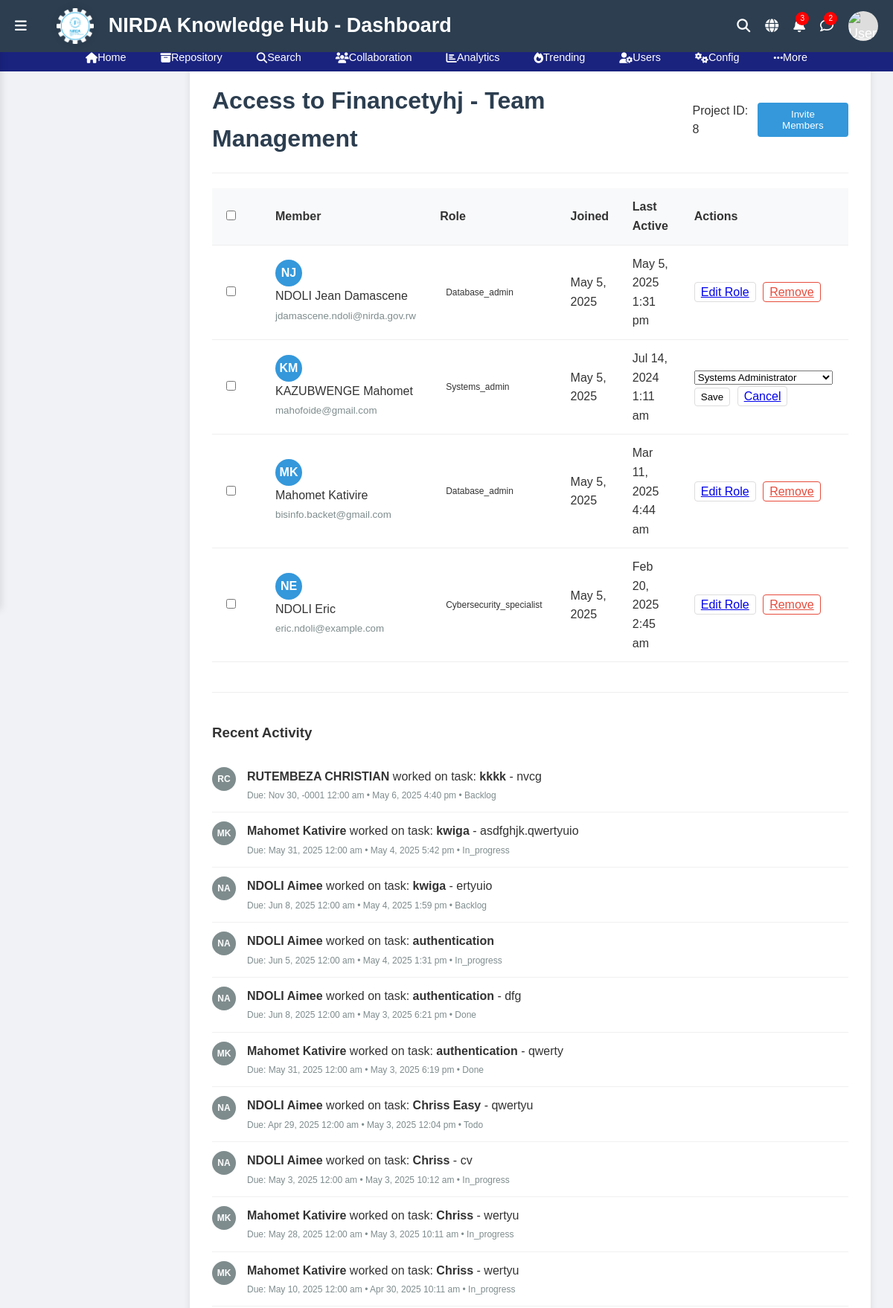
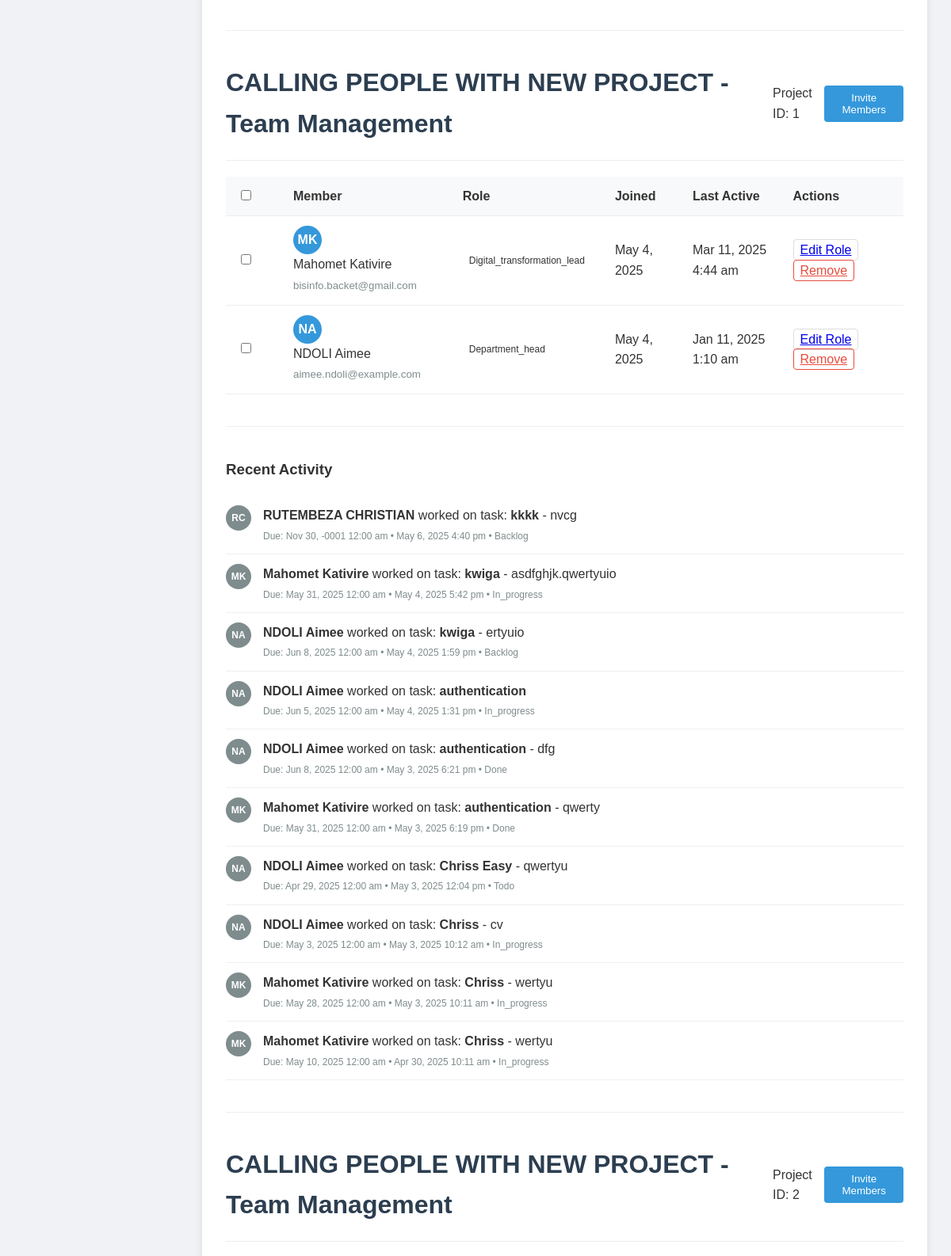
The app's page /CollaborativeProjects/project_members.php?edit_role=1 (upper part) with its own data (2 pictures, top to bottom).
### tables this page shows
CREATE TABLE `projects` (
  `project_id` int(11) NOT NULL,
  `project_name` varchar(100) NOT NULL,
  `description` text DEFAULT NULL,
  `project_template` varchar(100) DEFAULT NULL,
  `start_date` date DEFAULT NULL,
  `end_date` date DEFAULT NULL,
  `goal_title` varchar(255) DEFAULT NULL,
  `goal_description` text DEFAULT NULL,
  `created_by` int(11) DEFAULT NULL,
  `created_at` timestamp NOT NULL DEFAULT current_timestamp()
);

CREATE TABLE `project_members` (
  `member_id` int(12) NOT NULL,
  `project_id` int(11) NOT NULL,
  `user_id` int(11) NOT NULL,
  `role` varchar(50) DEFAULT NULL,
  `joined_at` timestamp NOT NULL DEFAULT current_timestamp()
);

CREATE TABLE `users` (
  `user_id` int(11) NOT NULL,
  `username` varchar(50) NOT NULL,
  `email` varchar(100) NOT NULL,
  `password` varchar(255) NOT NULL,
  `full_name` varchar(100) NOT NULL,
  `role_id` int(11) NOT NULL,
  `department` varchar(100) DEFAULT NULL,
  `division` varchar(100) DEFAULT NULL,
  `unit` varchar(100) DEFAULT NULL,
  `phone_number` varchar(20) DEFAULT NULL,
  `language_preference` enum('English','French','Kinyarwanda') DEFAULT 'English',
  `is_active` tinyint(1) DEFAULT 1,
  `created_at` timestamp NOT NULL DEFAULT current_timestamp(),
  `last_login` timestamp NULL DEFAULT NULL
);

CREATE TABLE `tasks` (
  `id` int(11) NOT NULL,
  `title` varchar(255) NOT NULL,
  `description` text DEFAULT NULL,
  `status` enum('backlog','todo','in_progress','done') DEFAULT 'backlog',
  `priority` enum('low','medium','high') DEFAULT 'medium',
  `assignee_id` int(11) DEFAULT NULL,
  `deadline` date DEFAULT NULL,
  `created_at` timestamp NOT NULL DEFAULT current_timestamp(),
  `updated_at` timestamp NOT NULL DEFAULT current_timestamp() ON UPDATE current_timestamp(),
  `project_id` int(11) DEFAULT NULL
);

### CollaborativeProjects/project_members.php (the view, shortened to what this page needs)
<?php
include('../SchedureEvent/connect.php');
function getAllProjects($connection) {
    $projects = [];
    $query = "SELECT project_id, project_name FROM projects ORDER BY project_name";
    $result = mysqli_query($connection, $query);
    while ($row = mysqli_fetch_assoc($result)) {
        $projects[] = $row;
    }
    return $projects;
}
function getProjectMembers($connection, $project_id = null) {
    $members = [];
    $query = "SELECT
                pm.project_id,
                u.user_id,
                u.full_name,
                u.email,
                u.last_login,
                pm.role,
                pm.joined_at
              FROM project_members pm
              JOIN users u ON pm.user_id = u.user_id";
    if ($project_id !== null) {
        $query .= " WHERE pm.project_id = ?";
        $stmt = $connection->prepare($query);
        $stmt->bind_param("i", $project_id);
        $stmt->execute();
        $result = $stmt->get_result();
    } else {
        $result = mysqli_query($connection, $query);
    }
    while ($row = ($project_id !== null ? $result->fetch_assoc() : mysqli_fetch_assoc($result))) {
        $members[] = $row;
    }
    return $members;
}
function getRecentActivities($connection, $assignee_id = null, $limit = 10) {
    $activities = [];
    $query = "SELECT
                u.user_id,
                u.full_name,
                t.id,
                t.title,
                t.description,
                t.deadline,
                t.created_at AS timestamp,
                t.status
              FROM tasks t
              JOIN users u ON t.assignee_id = u.user_id";
    $query .= " ORDER BY t.created_at DESC LIMIT ?";
    $stmt = $connection->prepare($query);
    if ($assignee_id !== null) {
        $stmt->bind_param("ii", $assignee_id, $limit);
    } else {
        $stmt->bind_param("i", $limit);
    }
    $stmt->execute();
    $result = $stmt->get_result();
    while ($row = $result->fetch_assoc()) {
        $activities[] = $row;
    }
    return $activities;
}
$projects = getAllProjects($connection);
$all_members = getProjectMembers($connection);
$recent_activities = isset($connection) ? getRecentActivities($connection, $_SESSION['user_id'] ?? null, 10) : [];
function getInitials($full_name) {
    $initials = '';
    $parts = explode(' ', trim($full_name));
    foreach ($parts as $part) {
        if (!empty($part)) {
            $initials .= strtoupper(substr($part, 0, 1));
        }
    }
    return substr($initials, 0, 2);
}
function formatDate($dateString) {
    try {
        $date = new DateTime($dateString);
        return $date->format('M j, Y');
    } catch (Exception $e) {
        return 'Invalid date';
    }
}
function formatDateTime($dateTimeString) {
    try {
        $date = new DateTime($dateTimeString);
        return $date->format('M j, Y g:i a');
    } catch (Exception $e) {
        return 'Invalid date/time';
    }
}
?>
<!DOCTYPE html>
<html lang="en">
<head>
</head>
<body>
<?php include("../Internees_task/header.php"); ?>
    <div class="container">
    <?php foreach ($projects as $project): ?>
        <?php
        $project_members = array_filter($all_members, function($m) use ($project) {
            return $m['project_id'] == $project['project_id'];
        });
        ?>
        <div class="header">
            <h1 class="project-title"><?= htmlspecialchars($project['project_name']) ?> - Team Management</h1>
            <p>Project ID: <?= $project['project_id'] ?></p>
            <button class="btn btn-primary"><a href="../CollaborativeProjects/invitemember.php" style="text-decoration: none; color: white;">Invite Members</a></button>
        </div>
        <table class="members-table">
            <thead>
                <tr>
                    <th width="40"><input type="checkbox" id="toggleBulk" onchange="toggleBulkActions()"></th>
                    <th>Member</th>
                    <th>Role</th>
                    <th>Joined</th>
                    <th>Last Active</th>
                    <th>Actions</th>
                </tr>
            </thead>
            <tbody id="membersList">
                <?php foreach ($project_members as $member): ?>
                <tr data-id="<?= $member['user_id'] ?>">
                    <td><input type="checkbox" class="member-checkbox" onchange="updateSelectedCount()"></td>
                    <td>
                        <div class="member-avatar"><?= getInitials($member['full_name']) ?></div>
                        <div class="member-name">
                            <div><?= htmlspecialchars($member['full_name']) ?></div>
                            <small style="color: #7f8c8d;"><?= htmlspecialchars($member['email']) ?></small>
                        </div>
                    </td>
                    <td>
                        <span class="role-badge role-<?= $member['role'] ?>">
                            <?= ucfirst($member['role']) ?>
                        </span>
                    </td>
                    <td><?= formatDate($member['joined_at']) ?></td>
                    <td><?= $member['last_login'] ? formatDateTime($member['last_login']) : 'Never' ?></td>
                    <td>
    <?php if (isset($_GET['edit_role']) && $_GET['edit_role'] == $member['user_id']): ?>
        <form method="post" style="display: inline;">
            <select name="new_role" class="role-dropdown">
                <option value="systems_admin" <?= $member['role'] == 'systems_admin' ? 'selected' : '' ?>>Systems Administrator</option>
            </select>
            <button type="submit" name="update_role" class="action-btn">Save</button>
            <a href="?cancel=1" class="action-btn">Cancel</a>
        </form>
    <?php else: ?>
        <a href="?edit_role=<?= $member['user_id'] ?>" class="action-btn">Edit Role</a>
        <?php if ($member['role'] !== 'manager'): ?>
            <?php if (isset($_GET['confirm_remove']) && $_GET['confirm_remove'] == $member['user_id']): ?>
                <form method="post" style="display: inline;">
                    <input type="hidden" name="member_id" value="<?= $member['user_id'] ?>">
                    <span>Confirm?</span>
                    <button type="submit" name="remove_member" class="action-btn delete">Yes</button>
                    <a href="?cancel=1" class="action-btn">No</a>
                </form>
            <?php else: ?>
                <a href="?confirm_remove=<?= $member['user_id'] ?>" class="action-btn delete">Remove</a>
            <?php endif; ?>
        <?php endif; ?>
    <?php endif; ?>
</td>
                </tr>
                <?php endforeach; ?>
            </tbody>
        </table>
<div class="activity-log">
    <h3>Recent Activity</h3>
    <div id="activityFeed">
        <?php
        $recent_tasks = getRecentActivities($connection, null, 10);
        if (empty($recent_tasks)): ?>
            <p>No recent activity found.</p>
        <?php else: ?>
            <?php foreach ($recent_tasks as $task): ?>
            <div class="activity-item">
                <div class="activity-avatar"><?= getInitials($task['full_name']) ?></div>
                <div class="activity-content">
                    <div>
                        <strong><?= htmlspecialchars($task['full_name']) ?></strong>
                        <?php if ($task['status'] == 'completed'): ?>
                            completed task:
                        <?php else: ?>
                            worked on task:
                        <?php endif; ?>
                        <strong><?= htmlspecialchars($task['title']) ?></strong>
                        <?php if (!empty($task['description'])): ?>
                            - <?= htmlspecialchars($task['description']) ?>
                        <?php endif; ?>
                    </div>
                    <div class="activity-meta">
                        <?php if (!empty($task['deadline'])): ?>
                            <span>Due: <?= formatDateTime($task['deadline']) ?></span>
                            <span>•</span>
                        <?php endif; ?>
                        <span><?= formatDateTime($task['timestamp']) ?></span>
                        <span>•</span>
                        <span class="status-<?= $task['status'] ?>"><?= ucfirst($task['status']) ?></span>
                    </div>
                </div>
            </div>
            <?php endforeach; ?>
        <?php endif; ?>
    </div>
</div>
        <hr style="margin: 40px 0; border: 0; border-top: 1px solid #eee;">
    <?php endforeach; ?>
    </div>
</body>
</html>

### CollaborativeProjects/project_members.php (style rules this page uses)
body { font-family: 'Segoe UI', Tahoma, Geneva, Verdana, sans-serif; margin: 0; padding: 0; background-color: #f5f7fa; color: #333; }
.container { max-width: 1200px; margin-left: 255px; margin-right: 30px; padding: 30px; padding-top: 100px; background-color: white; border-radius: 8px; box-shadow: 0 2px 10px rgba(0,0,0,0.1); }
.header { display: flex; justify-content: space-between; align-items: center; margin-bottom: 20px; padding-bottom: 20px; border-bottom: 1px solid #eee; }
.project-title { margin: 0; color: #2c3e50; }
.btn { padding: 8px 16px; border-radius: 4px; border: none; cursor: pointer; font-weight: 500; }
.btn-primary { background-color: #3498db; color: white; }
.members-table { width: 100%; border-collapse: collapse; margin-bottom: 30px; }
.members-table th, .members-table td { padding: 12px 15px; text-align: left; border-bottom: 1px solid #eee; }
.members-table th { background-color: #f8f9fa; font-weight: 600; }
.member-avatar { display: inline-block; width: 36px; height: 36px; border-radius: 50%; background-color: #3498db; color: white; text-align: center; line-height: 36px; margin-right: 10px; font-weight: bold; }
.member-name { display: inline-block; vertical-align: middle; }
.role-badge { display: inline-block; padding: 4px 8px; border-radius: 12px; font-size: 12px; font-weight: 500; }
.activity-log { margin-top: 40px; padding-top: 20px; border-top: 1px solid #eee; }
.activity-item { display: flex; padding: 12px 0; border-bottom: 1px solid #f0f0f0; }
.activity-avatar { width: 32px; height: 32px; border-radius: 50%; background-color: #7f8c8d; color: white; text-align: center; line-height: 32px; margin-right: 15px; font-weight: bold; font-size: 12px; }
.activity-content { flex: 1; }
.activity-meta { font-size: 12px; color: #7f8c8d; margin-top: 4px; }
.action-btn { padding: 4px 8px; border-radius: 4px; background-color: transparent; border: 1px solid #ddd; cursor: pointer; margin-right: 5px; }
.action-btn.delete { color: #e74c3c; border-color: #e74c3c; }

### Internees_task/header.php (style rules this page uses)
:root { --primary-color: #1a237e; --secondary-color: #2c3e50; --accent-color: #e74c3c; --background-color: #ecf0f1; --text-color: #34495e; }
body { font-family: 'Roboto', sans-serif; line-height: 1.6; margin: 0; padding: 0; background-color: #f0f2f5; color: #333; padding-top: 50px; }
body, html { margin: 0; padding: 0; font-family: Arial, sans-serif; min-height: 100vh; display: flex; flex-direction: column; }

### records on screen
projects: project_name "Access to Financetyhj", project_id "8"
project_members: user.full_name "NJ", user.full_name "NDOLI Jean Damascene", user.email "jdamascene.ndoli@nirda.gov.rw", role "Database_admin", joined_at "May 5, 2025", user.last_login "May 5, 2025 1:31 pm"
project_members: user.full_name "KM", user.full_name "KAZUBWENGE Mahomet", user.email "mahofoide@gmail.com", role "Systems_admin", joined_at "May 5, 2025", user.last_login "Jul 14, 2024 1:11 am", new_role "Systems Administrator"
project_members: user.full_name "MK", user.full_name "Mahomet Kativire", user.email "bisinfo.backet@gmail.com", role "Database_admin", joined_at "May 5, 2025", user.last_login "Mar 11, 2025 4:44 am"
project_members: user.full_name "NE", user.full_name "NDOLI Eric", user.email "eric.ndoli@example.com", role "Cybersecurity_specialist", joined_at "May 5, 2025", user.last_login "Feb 20, 2025 2:45 am"
tasks: users.full_name "RC", users.full_name "RUTEMBEZA CHRISTIAN", shows "worked on task:", title "kkkk", description "nvcg", deadline "Nov 30, -0001 12:00 am", created_at "May 6, 2025 4:40 pm", status "Backlog"
tasks: users.full_name "MK", users.full_name "Mahomet Kativire", shows "worked on task:", title "kwiga", description "asdfghjk.qwertyuio", deadline "May 31, 2025 12:00 am", created_at "May 4, 2025 5:42 pm", status "In_progress"
tasks: users.full_name "NA", users.full_name "NDOLI Aimee", shows "worked on task:", title "kwiga", description "ertyuio", deadline "Jun 8, 2025 12:00 am", created_at "May 4, 2025 1:59 pm", status "Backlog"
tasks: users.full_name "NA", users.full_name "NDOLI Aimee", shows "worked on task:", title "authentication", deadline "Jun 5, 2025 12:00 am", created_at "May 4, 2025 1:31 pm", status "In_progress"
tasks: users.full_name "NA", users.full_name "NDOLI Aimee", shows "worked on task:", title "authentication", description "dfg", deadline "Jun 8, 2025 12:00 am", created_at "May 3, 2025 6:21 pm", status "Done"
tasks: users.full_name "MK", users.full_name "Mahomet Kativire", shows "worked on task:", title "authentication", description "qwerty", deadline "May 31, 2025 12:00 am", created_at "May 3, 2025 6:19 pm", status "Done"
tasks: users.full_name "NA", users.full_name "NDOLI Aimee", shows "worked on task:", title "Chriss Easy", description "qwertyu", deadline "Apr 29, 2025 12:00 am", created_at "May 3, 2025 12:04 pm", status "Todo"
tasks: users.full_name "NA", users.full_name "NDOLI Aimee", shows "worked on task:", title "Chriss", description "cv", deadline "May 3, 2025 12:00 am", created_at "May 3, 2025 10:12 am", status "In_progress"
tasks: users.full_name "MK", users.full_name "Mahomet Kativire", shows "worked on task:", title "Chriss", description "wertyu", deadline "May 28, 2025 12:00 am", created_at "May 3, 2025 10:11 am", status "In_progress"
tasks: users.full_name "MK", users.full_name "Mahomet Kativire", shows "worked on task:", title "Chriss", description "wertyu", deadline "May 10, 2025 12:00 am", created_at "Apr 30, 2025 10:11 am", status "In_progress"
projects: project_name "CALLING PEOPLE WITH NEW PROJECT", project_id "1"
project_members: user.full_name "MK", user.full_name "Mahomet Kativire", user.email "bisinfo.backet@gmail.com", role "Digital_transformation_lead", joined_at "May 4, 2025", user.last_login "Mar 11, 2025 4:44 am"
project_members: user.full_name "NA", user.full_name "NDOLI Aimee", user.email "aimee.ndoli@example.com", role "Department_head", joined_at "May 4, 2025", user.last_login "Jan 11, 2025 1:10 am"
projects: project_name "CALLING PEOPLE WITH NEW PROJECT", project_id "2"
